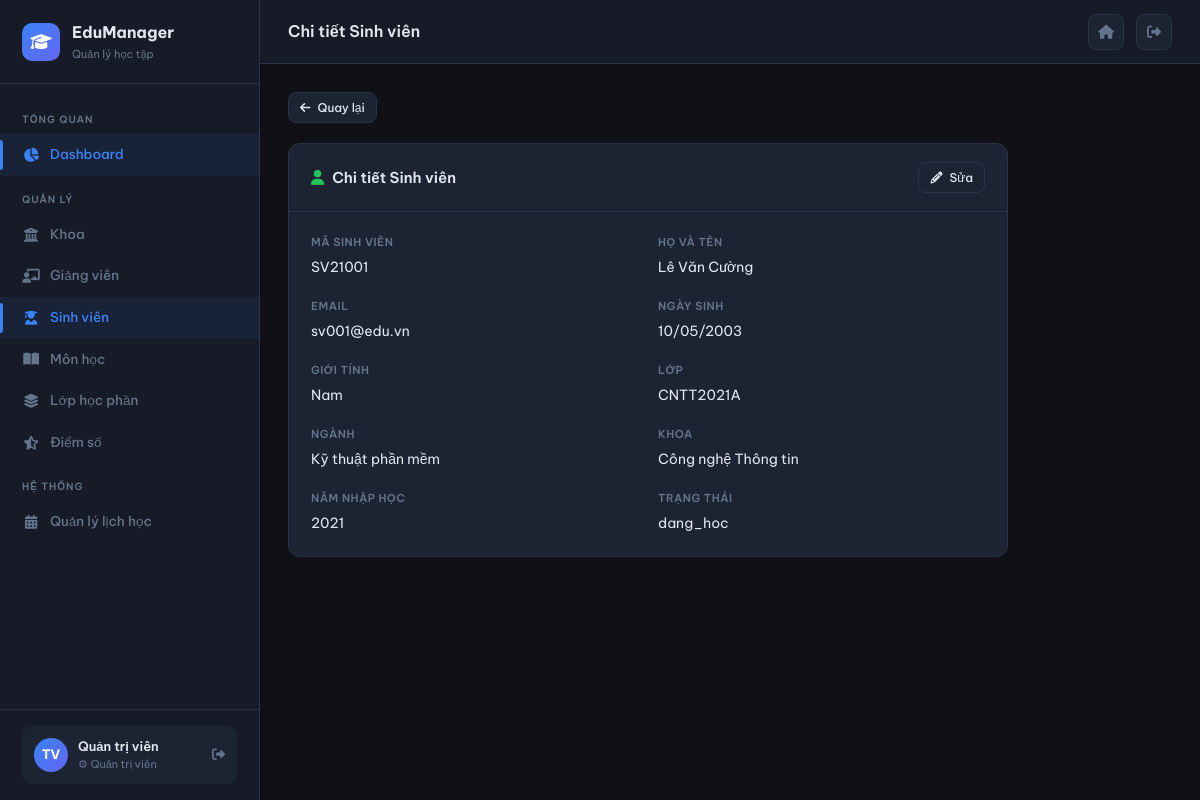
The app's page /sinh-vien/show/SV21001 (signed in) with its own data.
### tables this page shows
CREATE TABLE sinh_vien (
    ma_sv        VARCHAR(10)  PRIMARY KEY,
    user_id      INT          UNIQUE,
    ho_ten       VARCHAR(100) NOT NULL,
    email        VARCHAR(100) UNIQUE NOT NULL,
    ngay_sinh    DATE,
    gioi_tinh    ENUM('Nam','Nu','Khac') DEFAULT 'Nam',
    dia_chi      TEXT,
    ma_khoa      VARCHAR(10),
    lop          VARCHAR(20),
    nganh        VARCHAR(100),
    nam_nhap_hoc YEAR,
    trang_thai   ENUM('dang_hoc','tam_nghi','da_tot_nghiep') DEFAULT 'dang_hoc',
    created_at   TIMESTAMP DEFAULT CURRENT_TIMESTAMP,
    updated_at   TIMESTAMP DEFAULT CURRENT_TIMESTAMP ON UPDATE CURRENT_TIMESTAMP,
    FOREIGN KEY (ma_khoa)  REFERENCES khoa(ma_khoa) ON DELETE SET NULL,
    FOREIGN KEY (user_id)  REFERENCES users(id) ON DELETE SET NULL
);

CREATE TABLE khoa (
    ma_khoa     VARCHAR(10)  PRIMARY KEY,
    ten_khoa    VARCHAR(100) NOT NULL,
    mo_ta       TEXT,
    truong_khoa VARCHAR(10),
    created_at  TIMESTAMP    DEFAULT CURRENT_TIMESTAMP,
    updated_at  TIMESTAMP    DEFAULT CURRENT_TIMESTAMP ON UPDATE CURRENT_TIMESTAMP
);

### core/Controller.php (called while the page is built, shortened)
<?php
abstract class Controller {
    protected function render(string $view, array $data = []): void {
        extract($data);
        $viewFile = BASE_PATH . "/views/{$view}.php";
        require $viewFile;
    }
    protected function view(string $view, array $data = [], string $layout = 'layout/main'): void {
        $data['content_view'] = $view;
        $this->render($layout, $data);
    }
}

### controllers/SinhVienController.php (called while the page is built, shortened)
<?php
require_once BASE_PATH . '/models/SinhVienModel.php';
class SinhVienController extends Controller {
    private SinhVienModel $model;
    public function __construct() {
        $this->model     = new SinhVienModel();
    }
    public function show(string $id): void {
        $sv = $this->model->getDetail($id);
        $this->view('sinh_vien/show', ['title' => 'Chi tiết SV', 'pageTitle' => 'Chi tiết Sinh viên', 'sv' => $sv]);
    }
}

### index.php (called while the page is built, shortened)
<?php
require_once __DIR__ . '/core/Database.php';
require_once __DIR__ . '/core/Model.php';
require_once __DIR__ . '/core/Controller.php';
require_once __DIR__ . '/core/Router.php';
$router = new Router();
$router->get('/auth/login',  'AuthController', 'loginForm');
$router->post('/auth/login', 'AuthController', 'login');
$router->get('/auth/logout', 'AuthController', 'logout');
$router->get('/',          'DashboardController', 'index');
$router->get('/dashboard', 'DashboardController', 'index');
$router->get('/khoa',             'KhoaController', 'index');
$router->get('/khoa/create',      'KhoaController', 'create');
$router->post('/khoa/store',      'KhoaController', 'store');
$router->get('/khoa/edit/:id',    'KhoaController', 'edit');
$router->post('/khoa/update/:id', 'KhoaController', 'update');
$router->get('/khoa/delete/:id',  'KhoaController', 'delete');
$router->get('/sinh-vien',                'SinhVienController', 'index');
$router->get('/sinh-vien/create',         'SinhVienController', 'create');
$router->post('/sinh-vien/store',         'SinhVienController', 'store');
$router->get('/sinh-vien/edit/:id',       'SinhVienController', 'edit');
$router->post('/sinh-vien/update/:id',    'SinhVienController', 'update');
$router->get('/sinh-vien/delete/:id',     'SinhVienController', 'delete');
$router->get('/sinh-vien/show/:id',       'SinhVienController', 'show');
$router->get('/giang-vien',               'GiangVienController', 'index');
$router->get('/giang-vien/create',        'GiangVienController', 'create');
$router->post('/giang-vien/store',        'GiangVienController', 'store');
$router->get('/giang-vien/edit/:id',      'GiangVienController', 'edit');
$router->post('/giang-vien/update/:id',   'GiangVienController', 'update');
$router->get('/giang-vien/delete/:id',    'GiangVienController', 'delete');
$router->get('/mon-hoc',                  'MonHocController', 'index');
$router->get('/mon-hoc/create',           'MonHocController', 'create');
$router->post('/mon-hoc/store',           'MonHocController', 'store');
$router->get('/mon-hoc/edit/:id',         'MonHocController', 'edit');
$router->post('/mon-hoc/update/:id',      'MonHocController', 'update');
$router->get('/mon-hoc/delete/:id',       'MonHocController', 'delete');
$router->get('/lop-hoc-phan',             'LopHocPhanController', 'index');
$router->get('/lop-hoc-phan/create',      'LopHocPhanController', 'create');
$router->post('/lop-hoc-phan/store',      'LopHocPhanController', 'store');
$router->get('/lop-hoc-phan/edit/:id',    'LopHocPhanController', 'edit');
$router->post('/lop-hoc-phan/update/:id', 'LopHocPhanController', 'update');
$router->get('/lop-hoc-phan/delete/:id',  'LopHocPhanController', 'delete');
$router->get('/lop-hoc-phan/sinh-vien/:maLop',       'LopHocPhanController', 'students');
$router->post('/lop-hoc-phan/sinh-vien/add/:maLop',  'LopHocPhanController', 'addStudent');
$router->get('/lop-hoc-phan/sinh-vien/remove/:id',   'LopHocPhanController', 'removeStudent');
$router->get('/diem-so',                  'DiemSoController', 'index');
$router->get('/diem-so/lop/:maLop',       'DiemSoController', 'byLop');
$router->post('/diem-so/nhap/:maLop',     'DiemSoController', 'nhap');
$router->get('/dang-ky',                  'DangKyController', 'index');
$router->get('/dang-ky/moi',              'DangKyController', 'create');
$router->post('/dang-ky/store',           'DangKyController', 'store');
$router->get('/dang-ky/huy/:id',          'DangKyController', 'delete');
$router->get('/thoi-khoa-bieu', 'ThoiKhoaBieuController', 'index');
$router->dispatch();

### core/Database.php (called while the page is built, shortened)
<?php
class Database {
    private static ?Database $instance = null;
    private PDO $pdo;
    private function __construct() {
        $dsn = sprintf(
            'mysql:host=%s;dbname=%s;charset=%s',
            DB_HOST, DB_NAME, DB_CHARSET
        );
        $options = [
            PDO::ATTR_ERRMODE            => PDO::ERRMODE_EXCEPTION,
            PDO::ATTR_DEFAULT_FETCH_MODE => PDO::FETCH_ASSOC,
            PDO::ATTR_EMULATE_PREPARES   => false,
            PDO::MYSQL_ATTR_INIT_COMMAND => "SET NAMES utf8mb4",
        ];
        try {
            $this->pdo = new PDO($dsn, DB_USER, DB_PASSWORD, $options);
        } catch (PDOException $e) {
            die(json_encode(['error' => 'Kết nối database thất bại: ' . $e->getMessage()]));
        }
    }
    public static function getInstance(): Database {
        if (self::$instance === null) {
            self::$instance = new self();
        }
        return self::$instance;
    }
    public function fetchOne(string $sql, array $params = []): ?array {
        $stmt = $this->pdo->prepare($sql);
        $stmt->execute($params);
        $row = $stmt->fetch();
        return $row ?: null;
    }
}

### core/Model.php (called while the page is built, shortened)
<?php
abstract class Model {
    public function __construct() {
        $this->db = Database::getInstance();
    }
}

### models/SinhVienModel.php (called while the page is built, shortened)
<?php
class SinhVienModel extends Model {
    public function getDetail(string $maSv): ?array {
        return $this->db->fetchOne("
            SELECT sv.*, k.ten_khoa
            FROM sinh_vien sv
            LEFT JOIN khoa k ON k.ma_khoa = sv.ma_khoa
            WHERE sv.ma_sv = ?", [$maSv]);
    }
}

### views/sinh_vien/show.php (the view, shortened to what this page needs)
<div style="max-width:720px">
  <div style="margin-bottom:20px">
    <a href="<?= BASE_URL ?>/sinh-vien" class="btn btn-secondary btn-sm"><i class="fas fa-arrow-left"></i> Quay lại</a>
  </div>
  <div class="card">
    <div class="card-header">
      <span class="card-title"><i class="fas fa-user" style="color:var(--clr-green)"></i> Chi tiết Sinh viên</span>
      <?php if (($_SESSION['user']['role'] ?? '') === 'admin'): ?>
      <a href="<?= BASE_URL ?>/sinh-vien/edit/<?= urlencode($sv['ma_sv']) ?>" class="btn btn-secondary btn-sm">
        <i class="fas fa-pencil"></i> Sửa
      </a>
      <?php endif; ?>
    </div>
    <div class="card-body">
      <div style="display:grid;grid-template-columns:1fr 1fr;gap:20px">
        <?php
        $fields = [
          'Mã Sinh viên' => $sv['ma_sv'],
          'Họ và tên'    => $sv['ho_ten'],
          'Email'        => $sv['email'],
          'Ngày sinh'    => $sv['ngay_sinh'] ? date('d/m/Y', strtotime($sv['ngay_sinh'])) : '—',
          'Giới tính'    => $sv['gioi_tinh'] ?? '—',
          'Lớp'          => $sv['lop'] ?? '—',
          'Ngành'        => $sv['nganh'] ?? '—',
          'Khoa'         => $sv['ten_khoa'] ?? '—',
          'Năm nhập học' => $sv['nam_nhap_hoc'] ?? '—',
          'Trạng thái'   => $sv['trang_thai'] ?? '—',
        ];
        foreach ($fields as $label => $value):
        ?>
        <div>
          <div style="font-size:11px;font-weight:600;color:var(--clr-muted);text-transform:uppercase;letter-spacing:.05em;margin-bottom:4px"><?= $label ?></div>
          <div style="font-size:14px;color:var(--clr-text)"><?= htmlspecialchars((string)$value) ?></div>
        </div>
        <?php endforeach; ?>
      </div>
    </div>
  </div>
</div>

### core/Router.php (shortened to what this page needs)
<?php
class Router {
    private array $routes = [];
    public function get(string $path, string $controller, string $method): void {
        $this->routes['GET'][$path] = [$controller, $method];
    }
    public function post(string $path, string $controller, string $method): void {
        $this->routes['POST'][$path] = [$controller, $method];
    }
    public function dispatch(): void {
        $method = $_SERVER['REQUEST_METHOD'];
        $uri    = parse_url($_SERVER['REQUEST_URI'], PHP_URL_PATH);
        $basePath = parse_url(BASE_URL, PHP_URL_PATH);
        if ($basePath && str_starts_with($uri, $basePath)) {
            $uri = substr($uri, strlen($basePath));
        }
        $uri = '/' . ltrim($uri, '/');
        foreach ($this->routes[$method] ?? [] as $route => $handler) {
            $pattern = preg_replace('/\/:([^\/]+)/', '/([^/]+)', $route);
            $pattern = '#^' . $pattern . '$#';
            if (preg_match($pattern, $uri, $matches)) {
                array_shift($matches);
                [$controllerName, $action] = $handler;
                $ctrl = new $controllerName();
                $ctrl->$action(...$matches);
                return;
            }
        }
    }
}

### views/layout/main.php (style rules this page uses)
:root { --sidebar-w: 260px; --header-h: 64px; --clr-bg: #0f1117; --clr-surface:#161b27; --clr-card: #1c2333; --clr-border:#2a3347; --clr-accent:#3b82f6; --clr-accent2:#6366f1; --clr-green: #22c55e; --clr-amber: #f59e0b; --clr-red: #ef4444; --clr-text: #e2e8f0; --clr-muted: #64748b; --clr-hover: #1e2740; --font: 'Be Vietnam Pro', sans-serif; --mono: 'JetBrains Mono', monospace; --radius: 10px; --shadow: 0 4px 24px rgba(0,0,0,.4); }
*, *::before, *::after { box-sizing: border-box; margin: 0; padding: 0; }
html { scroll-behavior: smooth; }
body { font-family: var(--font); background: var(--clr-bg); color: var(--clr-text); font-size: 14px; line-height: 1.6; display: flex; min-height: 100vh; }
.card { background: var(--clr-card); border: 1px solid var(--clr-border); border-radius: 12px; overflow: hidden; }
.card-header { padding: 18px 22px; border-bottom: 1px solid var(--clr-border); display: flex; align-items: center; justify-content: space-between; }
.card-title { font-size: 15px; font-weight: 600; color: var(--clr-text); display: flex; align-items: center; gap: 8px; }
.card-body { padding: 22px; }
.btn { display: inline-flex; align-items: center; gap: 7px; padding: 8px 16px; border-radius: 8px; border: none; font-size: 13px; font-weight: 500; cursor: pointer; text-decoration: none; transition: all .2s; font-family: var(--font); }
.btn-secondary { background: var(--clr-card); color: var(--clr-text); border: 1px solid var(--clr-border); }
.btn-sm { padding: 5px 11px; font-size: 12px; }

### records on screen
sinh_vien: ma_sv "SV21001", ho_ten "Lê Văn Cường", email "sv001@edu.vn", gioi_tinh "Nam", lop "CNTT2021A", nganh "Kỹ thuật phần mềm", ma_khoa.ten_khoa "Công nghệ Thông tin", nam_nhap_hoc "2021", trang_thai "dang_hoc"

### other values on screen
$label "MÃ SINH VIÊN"
$label "HỌ VÀ TÊN"
$label "EMAIL"
$label "NGÀY SINH"
$value "10/05/2003"
$label "GIỚI TÍNH"
$label "LỚP"
$label "NGÀNH"
$label "KHOA"
$label "NĂM NHẬP HỌC"
$label "TRẠNG THÁI"
